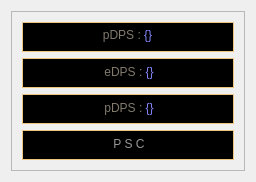
<?xml version="1.0" encoding="UTF-8"?>
<ui version="4.0">
 <class>item_dps_container</class>
 <widget class="QWidget" name="item_dps_container">
  <property name="geometry">
   <rect>
    <x>0</x>
    <y>0</y>
    <width>256</width>
    <height>178</height>
   </rect>
  </property>
  <property name="sizePolicy">
   <sizepolicy hsizetype="Preferred" vsizetype="Preferred">
    <horstretch>0</horstretch>
    <verstretch>0</verstretch>
   </sizepolicy>
  </property>
  <property name="maximumSize">
   <size>
    <width>16777215</width>
    <height>16777215</height>
   </size>
  </property>
  <property name="windowTitle">
   <string>Form</string>
  </property>
  <layout class="QVBoxLayout" name="verticalLayout_2">
   <property name="spacing">
    <number>6</number>
   </property>
   <item>
    <widget class="QFrame" name="item_dps_frame">
     <property name="sizePolicy">
      <sizepolicy hsizetype="Preferred" vsizetype="Maximum">
       <horstretch>0</horstretch>
       <verstretch>0</verstretch>
      </sizepolicy>
     </property>
     <property name="frameShape">
      <enum>QFrame::StyledPanel</enum>
     </property>
     <property name="frameShadow">
      <enum>QFrame::Raised</enum>
     </property>
     <layout class="QVBoxLayout" name="verticalLayout">
      <property name="spacing">
       <number>6</number>
      </property>
      <property name="leftMargin">
       <number>10</number>
      </property>
      <property name="topMargin">
       <number>10</number>
      </property>
      <property name="rightMargin">
       <number>10</number>
      </property>
      <property name="bottomMargin">
       <number>10</number>
      </property>
      <item>
       <widget class="QLabel" name="phys_dps_label">
        <property name="sizePolicy">
         <sizepolicy hsizetype="MinimumExpanding" vsizetype="Maximum">
          <horstretch>0</horstretch>
          <verstretch>0</verstretch>
         </sizepolicy>
        </property>
        <property name="minimumSize">
         <size>
          <width>0</width>
          <height>30</height>
         </size>
        </property>
        <property name="styleSheet">
         <string notr="true">QLabel {
border: 1px solid #edc57d;
background: #000;
padding: 2px 3px 4px 2px;
}</string>
        </property>
        <property name="frameShape">
         <enum>QFrame::NoFrame</enum>
        </property>
        <property name="frameShadow">
         <enum>QFrame::Plain</enum>
        </property>
        <property name="lineWidth">
         <number>0</number>
        </property>
        <property name="midLineWidth">
         <number>0</number>
        </property>
        <property name="text">
         <string>&lt;html&gt;&lt;head/&gt;&lt;body&gt;&lt;p&gt;&lt;span style=&quot; color:#827a6c;&quot;&gt;pDPS : &lt;/span&gt;&lt;span style=&quot; color:#8787fe;&quot;&gt;{}&lt;/span&gt;&lt;/p&gt;&lt;/body&gt;&lt;/html&gt;</string>
        </property>
        <property name="scaledContents">
         <bool>false</bool>
        </property>
        <property name="alignment">
         <set>Qt::AlignHCenter|Qt::AlignTop</set>
        </property>
        <property name="margin">
         <number>0</number>
        </property>
       </widget>
      </item>
      <item>
       <widget class="QLabel" name="ele_dps_label">
        <property name="sizePolicy">
         <sizepolicy hsizetype="Preferred" vsizetype="Maximum">
          <horstretch>0</horstretch>
          <verstretch>0</verstretch>
         </sizepolicy>
        </property>
        <property name="minimumSize">
         <size>
          <width>0</width>
          <height>30</height>
         </size>
        </property>
        <property name="styleSheet">
         <string notr="true">QLabel {
border: 1px solid #edc57d;
background: #000;
padding: 2px 3px 4px 2px;
magin-bottom: 0px;
}</string>
        </property>
        <property name="text">
         <string>&lt;html&gt;&lt;head/&gt;&lt;body&gt;&lt;p align=&quot;center&quot;&gt;&lt;span style=&quot; color:#827a6c;&quot;&gt;eDPS : &lt;/span&gt;&lt;span style=&quot; color:#8787fe;&quot;&gt;{}&lt;/span&gt;&lt;/p&gt;&lt;/body&gt;&lt;/html&gt;</string>
        </property>
       </widget>
      </item>
      <item>
       <widget class="QLabel" name="total_dps_label">
        <property name="sizePolicy">
         <sizepolicy hsizetype="Preferred" vsizetype="Maximum">
          <horstretch>0</horstretch>
          <verstretch>0</verstretch>
         </sizepolicy>
        </property>
        <property name="minimumSize">
         <size>
          <width>0</width>
          <height>30</height>
         </size>
        </property>
        <property name="styleSheet">
         <string notr="true">QLabel {
border: 1px solid #edc57d;
background: #000;
padding: 2px 3px 4px 2px;
magin-bottom: 0px;
}</string>
        </property>
        <property name="text">
         <string>&lt;html&gt;&lt;head/&gt;&lt;body&gt;&lt;p align=&quot;center&quot;&gt;&lt;span style=&quot; color:#827a6c;&quot;&gt;pDPS : &lt;/span&gt;&lt;span style=&quot; color:#8787fe;&quot;&gt;{}&lt;/span&gt;&lt;/p&gt;&lt;/body&gt;&lt;/html&gt;</string>
        </property>
       </widget>
      </item>
      <item>
       <widget class="QLabel" name="affix_total_label">
        <property name="sizePolicy">
         <sizepolicy hsizetype="Preferred" vsizetype="Maximum">
          <horstretch>0</horstretch>
          <verstretch>0</verstretch>
         </sizepolicy>
        </property>
        <property name="minimumSize">
         <size>
          <width>0</width>
          <height>30</height>
         </size>
        </property>
        <property name="styleSheet">
         <string notr="true">QLabel {
border: 1px solid #edc57d;
background: #000;
padding: 2px 3px 4px 2px;
magin-bottom: 0px;
}</string>
        </property>
        <property name="text">
         <string>&lt;html&gt;&lt;head/&gt;&lt;body&gt;&lt;p align=&quot;center&quot;&gt;&lt;span style=&quot; color:#999999;&quot;&gt;P S C&lt;/span&gt;&lt;/p&gt;&lt;/body&gt;&lt;/html&gt;</string>
        </property>
       </widget>
      </item>
     </layout>
    </widget>
   </item>
  </layout>
 </widget>
 <resources/>
 <connections/>
</ui>
